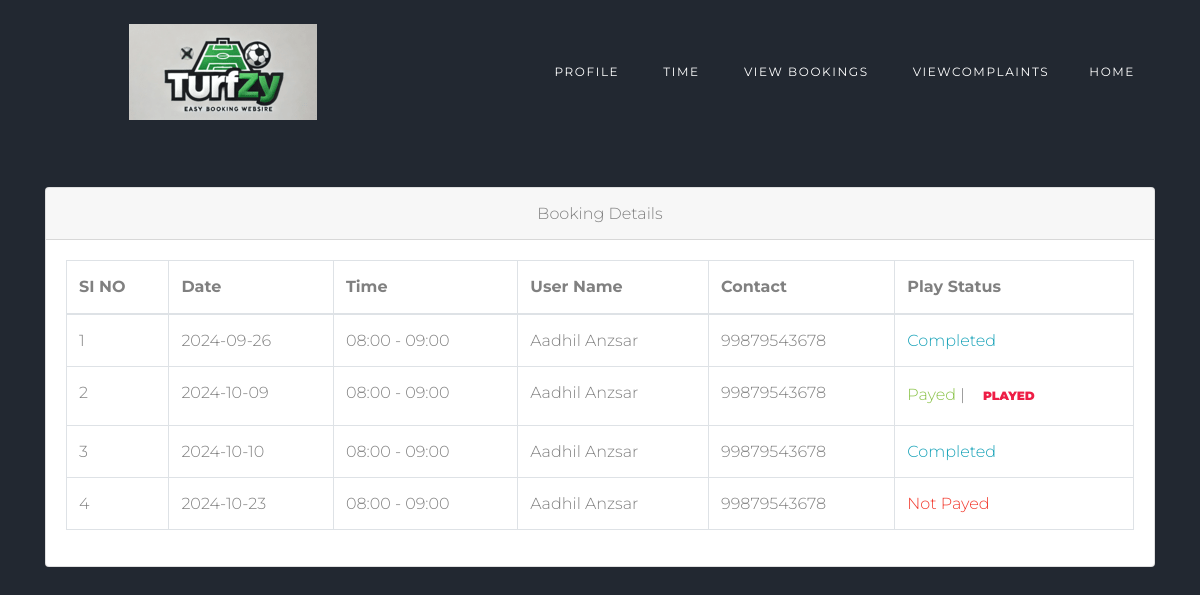
Screenshot of /Project/Turf/ViewUserBooking.php (signed in) with the database file from the repository.
### tables this page shows
CREATE TABLE `tbl_booking` (
  `booking_id` int(11) NOT NULL,
  `booking_date` varchar(30) NOT NULL,
  `time_id` int(11) NOT NULL,
  `user_id` int(11) NOT NULL,
  `turf_id` int(11) NOT NULL,
  `booking_status` int(30) NOT NULL DEFAULT 0,
  `booking_amount` varchar(50) NOT NULL
);

CREATE TABLE `tbl_time` (
  `time_id` int(11) NOT NULL,
  `turf_id` int(11) NOT NULL,
  `time_start` varchar(30) NOT NULL,
  `time_end` varchar(30) NOT NULL,
  `time_amount` int(11) NOT NULL
);

CREATE TABLE `tbl_user` (
  `user_id` int(11) NOT NULL,
  `user_name` varchar(30) NOT NULL,
  `user_email` varchar(30) NOT NULL,
  `user_password` varchar(30) NOT NULL,
  `user_contact` varchar(30) NOT NULL
);

### Project/Turf/ViewUserBooking.php (the view, shortened to what this page needs)
<?php
include("../Assets/Connection/Connection.php");
include("Head.php");
?>
<!DOCTYPE html PUBLIC "-//W3C//DTD XHTML 1.0 Transitional//EN" "http://www.w3.org/TR/xhtml1/DTD/xhtml1-transitional.dtd">
<html xmlns="http://www.w3.org/1999/xhtml">
<head>
</head>
<body>
<div class="container mt-4">
    <form id="form1" name="form1" method="post" action="">
        <div class="card">
            <div class="card-header">Booking Details</div>
            <div class="card-body">
                <table class="table table-bordered">
                    <thead>
                        <tr>
                            <th>SI NO</th>
                            <th>Date</th>
                            <th>Time</th>
                            <th>User Name</th>
                            <th>Contact</th>
                            <th>Play Status</th>
                        </tr>
                    </thead>
                    <tbody>
                        <?php
                        $selQry = "SELECT * FROM tbl_booking b
                                    INNER JOIN tbl_time t ON b.time_id = t.time_id
                                    INNER JOIN tbl_user f ON b.user_id = f.user_id where b.turf_id = ".$_SESSION['tid'];
                        $result = $Con->query($selQry);
                        $i = 0;
                        if ($result->num_rows === 0) {
                            echo "<tr><td colspan='6' class='text-center'>No records found</td></tr>";
                        } else {
                            while ($data = $result->fetch_assoc()) {
                                $i++;
                        ?>
                        <tr>
                            <td><?php echo $i; ?></td>
                            <td><?php echo $data["booking_date"]; ?></td>
                            <td><?php echo $data["time_start"] . ' - ' . $data["time_end"]; ?></td>
                            <td><?php echo $data["user_name"]; ?></td>
                            <td><?php echo $data["user_contact"]; ?></td>
                            <td>
                                <?php
                                if ($data["booking_status"] == 1) {
                                    echo "<span class='text-success'>Payed</span> | <a href='ViewUserBooking.php?sid={$data["booking_id"]}' class='btn btn-link'>Played</a>";
                                } elseif ($data["booking_status"] == 2) {
                                    echo "<span class='text-info'>Completed</span>";
                                } else {
                                    echo "<span class='text-danger'>Not Payed</span>";
                                }
                                ?>
                            </td>
                        </tr>
                        <?php
                            }
                        }
                        ?>
                    </tbody>
                </table>
            </div>
        </div>
    </form>
</div>
</body>
</html>
<?php
include("Foot.php");
?>

### Project/Assets/Template/Main/css/style.css (style rules this page uses)
body { line-height: 1.7; color: gray; font-weight: 300; background-color: #222831; font-size: 16px; }
a { -webkit-transition: .3s all ease; -o-transition: .3s all ease; transition: .3s all ease; }
.btn { text-transform: uppercase; font-size: 12px; font-weight: 900; border-width: 2px; }

### rows the page displays
tbl_booking: booking_date "2024-09-26", time.time_start "08:00", time.time_end "09:00", user.user_name "Aadhil Anzsar", user.user_contact "99879543678", booking_status "Completed"
tbl_booking: booking_date "2024-10-09", time.time_start "08:00", time.time_end "09:00", user.user_name "Aadhil Anzsar", user.user_contact "99879543678"
tbl_booking: booking_date "2024-10-10", time.time_start "08:00", time.time_end "09:00", user.user_name "Aadhil Anzsar", user.user_contact "99879543678", booking_status "Completed"
tbl_booking: booking_date "2024-10-23", time.time_start "08:00", time.time_end "09:00", user.user_name "Aadhil Anzsar", user.user_contact "99879543678", booking_status "Not Payed"
